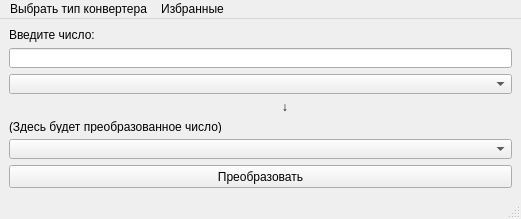
<?xml version="1.0" encoding="UTF-8"?>
<ui version="4.0">
 <class>MainWindow</class>
 <widget class="QMainWindow" name="MainWindow">
  <property name="geometry">
   <rect>
    <x>0</x>
    <y>0</y>
    <width>521</width>
    <height>219</height>
   </rect>
  </property>
  <property name="windowTitle">
   <string>Конвертер величин</string>
  </property>
  <widget class="QWidget" name="centralwidget">
   <layout class="QVBoxLayout" name="verticalLayout">
    <item>
     <widget class="QLabel" name="label_2">
      <property name="text">
       <string>Введите число:</string>
      </property>
     </widget>
    </item>
    <item>
     <widget class="QLineEdit" name="number1">
      <property name="minimumSize">
       <size>
        <width>503</width>
        <height>20</height>
       </size>
      </property>
      <property name="inputMask">
       <string/>
      </property>
      <property name="text">
       <string/>
      </property>
     </widget>
    </item>
    <item>
     <widget class="QComboBox" name="comboBox_3">
      <property name="minimumSize">
       <size>
        <width>503</width>
        <height>20</height>
       </size>
      </property>
     </widget>
    </item>
    <item>
     <widget class="QLabel" name="label">
      <property name="whatsThis">
       <string>&lt;html&gt;&lt;head/&gt;&lt;body&gt;&lt;p align=&quot;center&quot;&gt;↓&lt;/p&gt;&lt;/body&gt;&lt;/html&gt;</string>
      </property>
      <property name="text">
       <string>                                                                                  ↓</string>
      </property>
     </widget>
    </item>
    <item>
     <widget class="QLabel" name="number2">
      <property name="minimumSize">
       <size>
        <width>503</width>
        <height>13</height>
       </size>
      </property>
      <property name="text">
       <string>(Здесь будет преобразованное число)</string>
      </property>
     </widget>
    </item>
    <item>
     <widget class="QComboBox" name="comboBox_4">
      <property name="minimumSize">
       <size>
        <width>503</width>
        <height>20</height>
       </size>
      </property>
     </widget>
    </item>
    <item>
     <widget class="QPushButton" name="pushButton">
      <property name="minimumSize">
       <size>
        <width>503</width>
        <height>23</height>
       </size>
      </property>
      <property name="maximumSize">
       <size>
        <width>503</width>
        <height>23</height>
       </size>
      </property>
      <property name="text">
       <string>Преобразовать</string>
      </property>
      <property name="autoDefault">
       <bool>false</bool>
      </property>
     </widget>
    </item>
   </layout>
  </widget>
  <widget class="QMenuBar" name="menubar">
   <property name="geometry">
    <rect>
     <x>0</x>
     <y>0</y>
     <width>521</width>
     <height>21</height>
    </rect>
   </property>
   <widget class="QMenu" name="menu">
    <property name="title">
     <string>Выбрать тип конвертера</string>
    </property>
    <widget class="QMenu" name="menu_2">
     <property name="title">
      <string>Базовые меры</string>
     </property>
     <addaction name="action_11"/>
     <addaction name="action_12"/>
     <addaction name="action_13"/>
     <addaction name="action_14"/>
     <addaction name="action_15"/>
     <addaction name="action_16"/>
     <addaction name="action_18"/>
    </widget>
    <widget class="QMenu" name="menu_3">
     <property name="title">
      <string>Античные и средневековые</string>
     </property>
     <addaction name="action_19"/>
     <addaction name="action_20"/>
     <addaction name="action_21"/>
     <addaction name="action_22"/>
    </widget>
    <widget class="QMenu" name="menu_4">
     <property name="title">
      <string>Инженерные</string>
     </property>
     <addaction name="action_23"/>
     <addaction name="action_24"/>
     <addaction name="action_25"/>
     <addaction name="action_26"/>
    </widget>
    <widget class="QMenu" name="menu_7">
     <property name="title">
      <string>Морские</string>
     </property>
     <addaction name="action_32"/>
     <addaction name="action_33"/>
    </widget>
    <widget class="QMenu" name="menu_5">
     <property name="title">
      <string>Компьютерные</string>
     </property>
     <addaction name="action_8"/>
    </widget>
    <addaction name="menu_2"/>
    <addaction name="menu_3"/>
    <addaction name="menu_4"/>
    <addaction name="menu_7"/>
    <addaction name="menu_5"/>
   </widget>
   <widget class="QMenu" name="menu_6">
    <property name="title">
     <string>Избранные</string>
    </property>
    <addaction name="action_9"/>
   </widget>
   <addaction name="menu"/>
   <addaction name="menu_6"/>
  </widget>
  <widget class="QStatusBar" name="statusbar"/>
  <action name="action">
   <property name="text">
    <string>Базовые конвертеры</string>
   </property>
  </action>
  <action name="action_2">
   <property name="text">
    <string>Древние конвертеры</string>
   </property>
  </action>
  <action name="action_3">
   <property name="text">
    <string>Инженерные конвертеры</string>
   </property>
  </action>
  <action name="action_4">
   <property name="text">
    <string>Специальные конвертеры</string>
   </property>
  </action>
  <action name="action_11">
   <property name="text">
    <string>Масса</string>
   </property>
  </action>
  <action name="action_12">
   <property name="text">
    <string>Длина, расстояние</string>
   </property>
  </action>
  <action name="action_13">
   <property name="text">
    <string>Объём</string>
   </property>
  </action>
  <action name="action_14">
   <property name="text">
    <string>Площадь</string>
   </property>
  </action>
  <action name="action_15">
   <property name="text">
    <string>Скорость</string>
   </property>
  </action>
  <action name="action_16">
   <property name="text">
    <string>Температура</string>
   </property>
  </action>
  <action name="action_18">
   <property name="text">
    <string>Время</string>
   </property>
  </action>
  <action name="action_19">
   <property name="text">
    <string>Длина, расстояние</string>
   </property>
  </action>
  <action name="action_20">
   <property name="text">
    <string>Масса</string>
   </property>
  </action>
  <action name="action_21">
   <property name="text">
    <string>Объём</string>
   </property>
  </action>
  <action name="action_22">
   <property name="text">
    <string>Площадь</string>
   </property>
  </action>
  <action name="action_23">
   <property name="text">
    <string>Плотность</string>
   </property>
  </action>
  <action name="action_24">
   <property name="text">
    <string>Давление</string>
   </property>
  </action>
  <action name="action_25">
   <property name="text">
    <string>Сила</string>
   </property>
  </action>
  <action name="action_26">
   <property name="text">
    <string>Энергия, работа</string>
   </property>
  </action>
  <action name="action_27">
   <property name="text">
    <string>Объём данных</string>
   </property>
  </action>
  <action name="action_28">
   <property name="text">
    <string>Скорость передачи данных</string>
   </property>
  </action>
  <action name="action_29">
   <property name="text">
    <string>Валюта</string>
   </property>
  </action>
  <action name="action_30">
   <property name="text">
    <string>Кол-во выступающих</string>
   </property>
  </action>
  <action name="action_31">
   <property name="text">
    <string>Метрические префиксы</string>
   </property>
  </action>
  <action name="action_32">
   <property name="text">
    <string>Длина, расстояние</string>
   </property>
  </action>
  <action name="action_33">
   <property name="text">
    <string>Скорость</string>
   </property>
  </action>
  <action name="act_reg">
   <property name="text">
    <string>Авторизоваться</string>
   </property>
  </action>
  <action name="action_5">
   <property name="text">
    <string>Посмотреть избранные конвертеры</string>
   </property>
  </action>
  <action name="act_reg_2">
   <property name="text">
    <string>Добавить конвертер в избранные</string>
   </property>
  </action>
  <action name="action_7">
   <property name="text">
    <string>Скорость передачи данных</string>
   </property>
  </action>
  <action name="action_8">
   <property name="text">
    <string>Объём данных</string>
   </property>
  </action>
  <action name="action_9">
   <property name="text">
    <string>Добавить преобразователь в избранное</string>
   </property>
  </action>
  <action name="action_1">
   <property name="text">
    <string>актион1</string>
   </property>
  </action>
  <action name="action_6">
   <property name="text">
    <string>Введите логин пользователя</string>
   </property>
  </action>
  <action name="action1">
   <property name="text">
    <string>1</string>
   </property>
  </action>
  <action name="action2">
   <property name="text">
    <string>2</string>
   </property>
  </action>
 </widget>
 <resources/>
 <connections/>
</ui>
